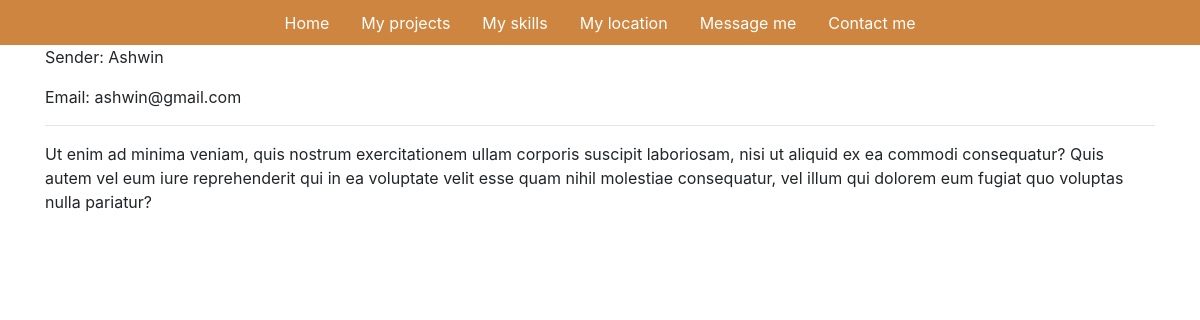
The page /inbox/614c326a-1a56-4323-8dfe-62f1cd4e0648/ on the database its author committed.
### base/models.py (models this page shows, shortened)
class Message(models.Model):
    id = models.UUIDField(default=uuid.uuid4, unique=True, primary_key=True, editable=False)
    name = models.CharField(max_length=200, null=True)
    email = models.CharField(max_length=200, null=True)
    subject = models.CharField(max_length=200, null=True)
    body = models.TextField()
    is_read = models.BooleanField(default=False)
    created = models.DateTimeField(auto_now_add=True)
    class Meta:
        ordering = ('-created',)

### base/views.py (the view)
# urls.py: path('inbox/<str:pk>/', views.messagePage, name="message"),
def messagePage(request, pk):
    message = Message.objects.get(id=pk)
    message.is_read = True
    message.save()
    context = {'message': message}
    return render(request, 'base/message.html', context)

### base/templatetags/custom_tags.py (called while the page is built)
@register.simple_tag
def anchor(url_name, section_id):
    return reverse(url_name) + '#' + section_id

### base/templates/base/message.html
{% extends "base/main.html" %}
{% load static %}
{% block content %}
<div class="container">
    <p>Sender: {{ message.name }}</p>
    <p>Email: {{ message.email }}</p>
    <hr>
    <p>{{ message.body }}</p>
</div>
{% endblock content %}

### static/styles/main.css (style rules this page uses)
body { background-color: #E5E5E5; }

### rows shown on the page
Message: name "Ashwin", email "ashwin@gmail.com", body "Ut enim ad minima veniam, quis nostrum exercitationem ullam corporis suscipit laboriosam, nisi ut aliquid ex ea commodi consequatur? Quis autem vel eum iure reprehenderit qui in ea voluptate velit esse quam nihil molestiae consequatur, vel illum qui dolorem eum fugiat quo voluptas nulla pariatur?"
